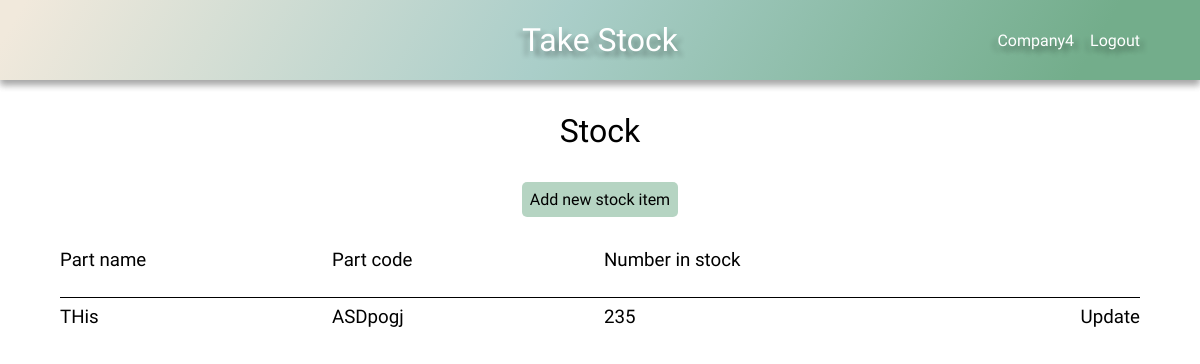
Screenshot of /stock/ (signed in) with the database file from the repository.
### stock/models.py (models this page shows, shortened)
class Stock(models.Model):
    name = models.CharField(max_length=100)
    code = models.CharField(max_length=100)
    number_in_stock = models.IntegerField()
    company = models.ForeignKey(User, on_delete=models.CASCADE, default=1)

### stock/views.py (the view)
# urls.py: path('stock/', stock_page, name='stock'),
def stock_page(request):
    default_user = request.user
    stock = Stock.objects.filter(company=default_user)
    context = {
        'stock': stock,
    }
    return render(request, 'stock.html', context)

### stock/context_processors.py (called while the page is built)
def base(request):
    default_user = request.user
    return ({'default_user': default_user})

### stock/templates/stock.html
{% extends 'base.html' %}
{% load static %}
{% block head %}
    <link rel="stylesheet" href="{% static 'css/style.css' %}">
    <link rel="stylesheet" href="{% static 'css/grid.css' %}">
{% endblock %}
{% block content %}
    <h1>Stock</h1>
    <div class="add-new btn btn-submit btn-hover">
        <a href="{% url 'add_new_stock_part' %}">Add new stock item</a>
    </div>
    {% if not stock %}
        <h2 class="center">You haven't added any stock yet!</h2>
    {% else %}
        <div class="grid">
            <div class="grid-headings grid-4">
                <h3>Part name</h3>
                <h3>Part code</h3>
                <h3>Number in stock</h3>
            </div>
            {% for item in stock %}
            <div class="grid-row grid-4">
                <div class="item-name-content">
                    <h3>{{ item.name }}</h3>
                </div>
                <div class="item-code-content">
                    <h3>{{ item.code }}</h3>
                </div>
                <div class="item-number-content">
                    <h3>{{ item.number_in_stock }}</h3>
                </div>
                <div class="update">
                    <h3><a href="{% url 'update-stock' item.pk %}">Update</a></h3>
                </div>
            </div>
            {% endfor %}
        </div>
    {% endif %}
{% endblock %}

### stock/templates/base.html (shortened to what this page needs)
{% load static %}
<!DOCTYPE html>
<html lang="en">
<head>
    <link rel="stylesheet" href="{% static 'css/style.css' %}">
    {% block head %}
    {% endblock %}
</head>
<body>
    <header class="main-header">
        <h1><a href="{% url 'home' %}">Take Stock</a></h1>
        <div class="user-nav">
            {% if user.is_authenticated %}
                <div id="dropdown">{{ default_user }}
                </div>
                <a href="{% url 'logout' %}">Logout</a>
            {% else %}
                <a href="{% url 'login' %}">Login</a>
                <a href="{% url 'register' %}">Register</a>
            {% endif %}
        </div>
    </header>
    {% block content %}
    {% endblock %}
</body>
</html>

### stock/static/css/style.css (style rules this page uses)
:root { --clr-mix-calm: 120deg, #f1e9dc 2%, #aacec9, #73ad8b 90%; --shadow: 0 10px 20px 0 rgba(0, 0, 0, .2), 0 10px 20px 0 rgba(0, 0, 0, .2); --shadow-s: 0 5px 7px 0 rgba(0, 0, 0, .2), 0 5px 7px 0 rgba(0, 0, 0, .2); --shadow-l: 0 20px 30px 0 rgba(0, 0, 0, .2), 0 20px 30px 0 rgba(0, 0, 0, .2); --shadow-tl: 5px 5px 5px rgba(0, 0, 0, .2), -5px 5px 5px rgba(0, 0, 0, .2); --header-height: 5em; --hover: .522; --btn-submit: hsla(145, 26%, 56%, var(--hover)); --btn-delete: hsla(0, 58%, 86%, var(--hover)); }
*, *::before, *::after { margin: 0; padding: 0; box-sizing: border-box; text-decoration: none; list-style-type: none; color: #000000; font-family: 'Nanum Gothic', 'Gill Sans', 'Gill Sans MT', Calibri, 'Trebuchet MS', sans-serif; font-weight: 300; }
body { overflow-x: hidden; }
h1, .center, .add-new { width: max-content; margin: 1em auto; }
.add-new { padding: .5em; border-radius: 5px; }
.main-header { display: flex; justify-content: center; align-items: center; height: var(--header-height); background: linear-gradient(var(--clr-mix-calm)); box-shadow: var(--shadow-s); position: relative; }
.main-header h1 a { color: #FFFFFF; text-shadow: var(--shadow-tl); }
.btn { border: none; }
.btn-submit { background-color: var(--btn-submit); }
.user-nav { max-width: 20%; display: flex; justify-content: space-between; gap: 1em; position: absolute; right: 5%; }
.user-nav div, .user-nav a { color: #FFFFFF; text-shadow: var(--shadow-tl); }
#dropdown { position: relative; cursor: pointer; }

### stock/static/css/grid.css (style rules this page uses)
.grid { display: grid; min-width: 80%; max-width: 90%; margin: 2em auto; grid-auto-flow: row; grid-column: repeat(12, 1fr); }
.grid-headings { display: grid; height: 3em; }
.grid-row { display: grid; align-items: center; grid-auto-flow: column; padding: .5em 0; border-top: 1px solid #000000; }
.grid-4 { grid-template-columns: repeat(4, 1fr); gap: .5em; }
.grid-4 > *, .grid-5 > * { max-width: 100%; overflow-x: scroll; }
.update { text-align: end; }

### rows the page displays
Stock: name "THis", code "ASDpogj", number_in_stock "235"

### other values shown
{{ default_user }} "Company4"
